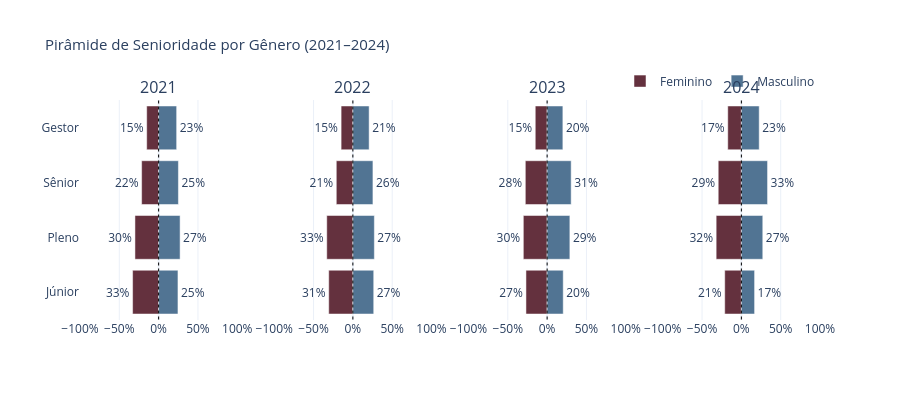

The cell this chart's notebook holds for it:
### Code cell
# G3 — Pirâmide de Senioridade por Gênero e Ano
fig = make_subplots(rows=1, cols=4, subplot_titles=ANOS, shared_yaxes=True)
for i, ano in enumerate(ANOS, 1):
    df_ano = df[df['ano_pesquisa'] == ano].dropna(subset=['nivel'])
    prop   = prop_dentro_genero(df_ano, 'nivel').reindex(NIVEL_SENIORIDADE_ORDEM)
    for genero in ['Feminino', 'Masculino']:
        vals   = prop[genero] if genero in prop.columns else pd.Series([0]*len(prop))
        x_vals = -vals if genero == 'Feminino' else vals
        fig.add_trace(go.Bar(
            y=prop.index.tolist(), x=x_vals, name=genero,
            orientation='h', marker_color=CORES_GENERO[genero],
            text=[f'{int(round(v))}%' for v in vals], textposition='outside',
        ), row=1, col=i)
    fig.add_shape(
        type='line', x0=0, x1=0, y0=-0.5, y1=len(NIVEL_SENIORIDADE_ORDEM)-0.5,
        line=dict(color='black', width=1, dash='dot'), row=1, col=i
    )
    fig.update_xaxes(ticksuffix='%', range=[-100, 100], row=1, col=i)
fig = legenda_unica(fig)
fig = layout_padrao(fig, 'Pirâmide de Senioridade por Gênero (2021–2024)', height=400, barmode='relative')
fig.show()

### Figure 1 — Plotly figure (JSON) as saved in the notebook; plotly's stock layout.template omitted (floating-point values rounded to 4 significant figures)
{"data": [{"marker": {"color": "#64313E"}, "name": "Feminino", "orientation": "h", "showlegend": true, "text": ["33%", "30%", "22%", "15%"], "textposition": "outside", "type": "bar", "x": [-33.1, -30.11, -21.61, -15.17], "xaxis": "x", "y": ["Júnior", "Pleno", "Sênior", "Gestor"], "yaxis": "y"}, {"marker": {"color": "#517493"}, "name": "Masculino", "orientation": "h", "showlegend": true, "text": ["25%", "27%", "25%", "23%"], "textposition": "outside", "type": "bar", "x": [24.6, 27.31, 25.17, 22.93], "xaxis": "x", "y": ["Júnior", "Pleno", "Sênior", "Gestor"], "yaxis": "y"}, {"marker": {"color": "#64313E"}, "name": "Feminino", "orientation": "h", "showlegend": false, "text": ["31%", "33%", "21%", "15%"], "textposition": "outside", "type": "bar", "x": [-30.73, -33.22, -21.09, -14.97], "xaxis": "x2", "y": ["Júnior", "Pleno", "Sênior", "Gestor"], "yaxis": "y2"}, {"marker": {"color": "#517493"}, "name": "Masculino", "orientation": "h", "showlegend": false, "text": ["27%", "27%", "26%", "21%"], "textposition": "outside", "type": "bar", "x": [26.52, 27.31, 25.51, 20.67], "xaxis": "x2", "y": ["Júnior", "Pleno", "Sênior", "Gestor"], "yaxis": "y2"}, {"marker": {"color": "#64313E"}, "name": "Feminino", "orientation": "h", "showlegend": false, "text": ["27%", "30%", "28%", "15%"], "textposition": "outside", "type": "bar", "x": [-26.92, -30.26, -27.73, -15.09], "xaxis": "x3", "y": ["Júnior", "Pleno", "Sênior", "Gestor"], "yaxis": "y3"}, {"marker": {"color": "#517493"}, "name": "Masculino", "orientation": "h", "showlegend": false, "text": ["20%", "29%", "31%", "20%"], "textposition": "outside", "type": "bar", "x": [20.46, 28.93, 30.59, 20.02], "xaxis": "x3", "y": ["Júnior", "Pleno", "Sênior", "Gestor"], "yaxis": "y3"}, {"marker": {"color": "#64313E"}, "name": "Feminino", "orientation": "h", "showlegend": false, "text": ["21%", "32%", "29%", "17%"], "textposition": "outside", "type": "bar", "x": [-21.18, -32.07, -29.44, -17.31], "xaxis": "x4", "y": ["Júnior", "Pleno", "Sênior", "Gestor"], "yaxis": "y4"}, {"marker": {"color": "#517493"}, "name": "Masculino", "orientation": "h", "showlegend": false, "text": ["17%", "27%", "33%", "23%"], "textposition": "outside", "type": "bar", "x": [16.81, 27.22, 33.3, 22.67], "xaxis": "x4", "y": ["Júnior", "Pleno", "Sênior", "Gestor"], "yaxis": "y4"}], "layout": {"annotations": [{"font": {"size": 16}, "showarrow": false, "text": "2021", "x": 0.1062, "xanchor": "center", "xref": "paper", "y": 1, "yanchor": "bottom", "yref": "paper"}, {"font": {"size": 16}, "showarrow": false, "text": "2022", "x": 0.3688, "xanchor": "center", "xref": "paper", "y": 1, "yanchor": "bottom", "yref": "paper"}, {"font": {"size": 16}, "showarrow": false, "text": "2023", "x": 0.6313, "xanchor": "center", "xref": "paper", "y": 1, "yanchor": "bottom", "yref": "paper"}, {"font": {"size": 16}, "showarrow": false, "text": "2024", "x": 0.8938, "xanchor": "center", "xref": "paper", "y": 1, "yanchor": "bottom", "yref": "paper"}], "barmode": "relative", "height": 400, "legend": {"orientation": "h", "x": 1, "xanchor": "right", "y": 1.02, "yanchor": "bottom"}, "shapes": [{"line": {"color": "black", "dash": "dot", "width": 1}, "type": "line", "x0": 0, "x1": 0, "xref": "x", "y0": -0.5, "y1": 3.5, "yref": "y"}, {"line": {"color": "black", "dash": "dot", "width": 1}, "type": "line", "x0": 0, "x1": 0, "xref": "x2", "y0": -0.5, "y1": 3.5, "yref": "y2"}, {"line": {"color": "black", "dash": "dot", "width": 1}, "type": "line", "x0": 0, "x1": 0, "xref": "x3", "y0": -0.5, "y1": 3.5, "yref": "y3"}, {"line": {"color": "black", "dash": "dot", "width": 1}, "type": "line", "x0": 0, "x1": 0, "xref": "x4", "y0": -0.5, "y1": 3.5, "yref": "y4"}], "title": {"font": {"size": 15}, "text": "Pirâmide de Senioridade por Gênero (2021–2024)"}, "xaxis": {"anchor": "y", "domain": [0, 0.2125], "range": [-100, 100], "ticksuffix": "%"}, "xaxis2": {"anchor": "y2", "domain": [0.2625, 0.475], "range": [-100, 100], "ticksuffix": "%"}, "xaxis3": {"anchor": "y3", "domain": [0.525, 0.7375], "range": [-100, 100], "ticksuffix": "%"}, "xaxis4": {"anchor": "y4", "domain": [0.7875, 1], "range": [-100, 100], "ticksuffix": "%"}, "yaxis": {"anchor": "x", "domain": [0, 1]}, "yaxis2": {"anchor": "x2", "domain": [0, 1], "matches": "y", "showticklabels": false}, "yaxis3": {"anchor": "x3", "domain": [0, 1], "matches": "y", "showticklabels": false}, "yaxis4": {"anchor": "x4", "domain": [0, 1], "matches": "y", "showticklabels": false}}}
